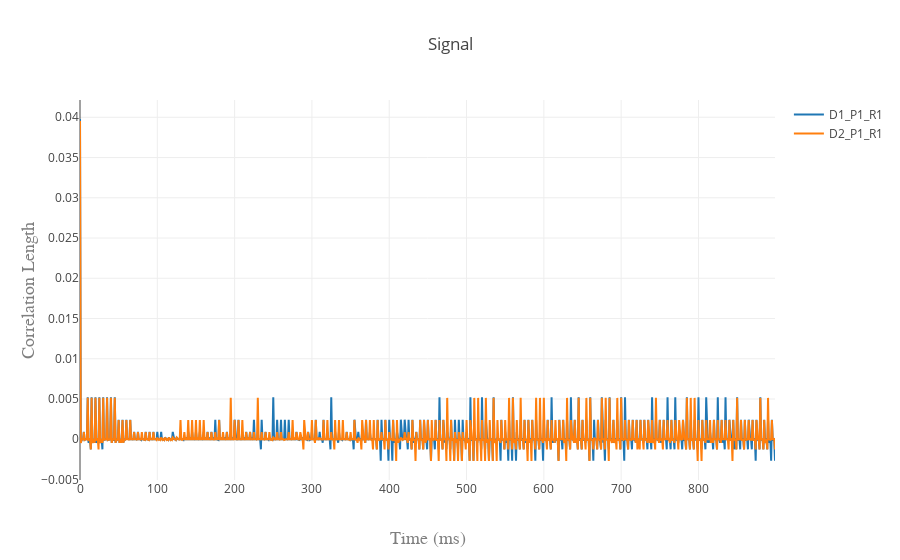

Notebook code for this chart:
### Code cell
gd_d1_p1_r1_min = go.Scatter(name="D1_P1_R1", y=d1_p1_r1_min)
gd_d2_p1_r1_min = go.Scatter(name="D2_P1_R1", y=d2_p1_r1_min)

iplot({
    'data': [gd_d1_p1_r1_min, gd_d2_p1_r1_min],
    'layout': cor_layout})

### Figure 1 — Plotly figure (JSON) as saved in the notebook; plotly's stock layout.template omitted (floating-point values rounded to 4 significant figures; data arrays with more than 128 entries replaced by an {"elided": "..."} marker saying what was removed)
{"data": [{"name": "D1_P1_R1", "type": "scatter", "uid": "d66948c1-f68a-4a70-a222-d1e21805e58c", "y": {"elided": "900 float values"}}, {"name": "D2_P1_R1", "type": "scatter", "uid": "fe53adc9-7267-4675-b8e9-b8ca37ed559c", "y": {"elided": "900 float values"}}], "layout": {"title": "Signal", "xaxis": {"title": "Time (ms)", "titlefont": {"color": "#7f7f7f", "family": "Courier New, monospace", "size": 18}}, "yaxis": {"title": "Correlation Length", "titlefont": {"color": "#7f7f7f", "family": "Courier New, monospace", "size": 18}}}}
